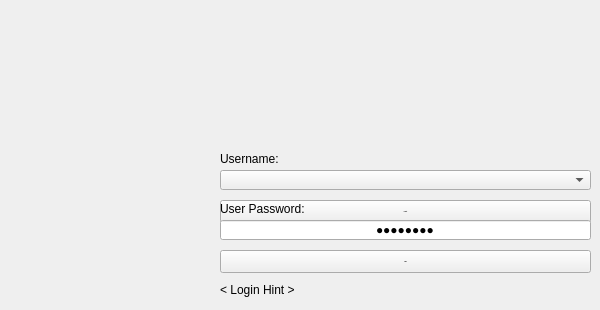
    <widget class="QWidget" name="tab_login">
     <attribute name="title">
      <string>Login</string>
     </attribute>
     <widget class="QLineEdit" name="txt_userlogin_password">
      <property name="geometry">
       <rect>
        <x>220</x>
        <y>220</y>
        <width>371</width>
        <height>20</height>
       </rect>
      </property>
      <property name="font">
       <font>
        <family>Arial</family>
       </font>
      </property>
      <property name="styleSheet">
       <string notr="true"/>
      </property>
      <property name="text">
       <string>Password</string>
      </property>
      <property name="echoMode">
       <enum>QLineEdit::PasswordEchoOnEdit</enum>
      </property>
      <property name="alignment">
       <set>Qt::AlignCenter</set>
      </property>
     </widget>
     <widget class="QLabel" name="lbl_userlogin_password">
      <property name="geometry">
       <rect>
        <x>220</x>
        <y>200</y>
        <width>111</width>
        <height>18</height>
       </rect>
      </property>
      <property name="font">
       <font>
        <family>Arial</family>
       </font>
      </property>
      <property name="text">
       <string>User Password:</string>
      </property>
      <property name="setVisible" stdset="0">
       <bool>true</bool>
      </property>
     </widget>
     <widget class="QLabel" name="lbl_userlogin_name">
      <property name="geometry">
       <rect>
        <x>220</x>
        <y>150</y>
        <width>111</width>
        <height>18</height>
       </rect>
      </property>
      <property name="font">
       <font>
        <family>Arial</family>
       </font>
      </property>
      <property name="text">
       <string>Username:</string>
      </property>
     </widget>
     <widget class="QComboBox" name="cb_userlogin_name">
      <property name="geometry">
       <rect>
        <x>220</x>
        <y>170</y>
        <width>371</width>
        <height>20</height>
       </rect>
      </property>
      <property name="font">
       <font>
        <family>Arial</family>
       </font>
      </property>
      <property name="styleSheet">
       <string notr="true"/>
      </property>
      <property name="editable">
       <bool>false</bool>
      </property>
      <property name="placeholderText">
       <string/>
      </property>
     </widget>
     <widget class="QPushButton" name="btn_userlogin_login">
      <property name="geometry">
       <rect>
        <x>220</x>
        <y>250</y>
        <width>371</width>
        <height>23</height>
       </rect>
      </property>
      <property name="font">
       <font>
        <family>Arial</family>
        <pointsize>-1</pointsize>
        <weight>75</weight>
        <bold>true</bold>
       </font>
      </property>
      <property name="styleSheet">
       <string notr="true"/>
      </property>
      <property name="text">
       <string>Login</string>
      </property>
     </widget>
     <widget class="QLabel" name="lbl_login_logo">
      <property name="geometry">
       <rect>
        <x>370</x>
        <y>60</y>
        <width>71</width>
        <height>71</height>
       </rect>
      </property>
      <property name="font">
       <font>
        <family>Arial</family>
       </font>
      </property>
      <property name="text">
       <string/>
      </property>
      <property name="pixmap">
       <pixmap>../../../../../../../.designer/img/login.png</pixmap>
      </property>
      <property name="scaledContents">
       <bool>true</bool>
      </property>
     </widget>
     <widget class="QPushButton" name="btn_userlogin_logout">
      <property name="geometry">
       <rect>
        <x>220</x>
        <y>200</y>
        <width>371</width>
        <height>23</height>
       </rect>
      </property>
      <property name="font">
       <font>
        <family>Arial</family>
        <pointsize>-1</pointsize>
        <weight>75</weight>
        <bold>true</bold>
       </font>
      </property>
      <property name="styleSheet">
       <string notr="true"/>
      </property>
      <property name="text">
       <string>Logout</string>
      </property>
     </widget>
     <widget class="QLabel" name="lbl_login_hint">
      <property name="geometry">
       <rect>
        <x>220</x>
        <y>280</y>
        <width>371</width>
        <height>21</height>
       </rect>
      </property>
      <property name="font">
       <font>
        <family>Arial</family>
       </font>
      </property>
      <property name="text">
       <string>&lt; Login Hint &gt;</string>
      </property>
     </widget>
     <zorder>btn_userlogin_logout</zorder>
     <zorder>txt_userlogin_password</zorder>
     <zorder>lbl_userlogin_password</zorder>
     <zorder>lbl_userlogin_name</zorder>
     <zorder>cb_userlogin_name</zorder>
     <zorder>btn_userlogin_login</zorder>
     <zorder>lbl_login_logo</zorder>
     <zorder>lbl_login_hint</zorder>
    </widget>
